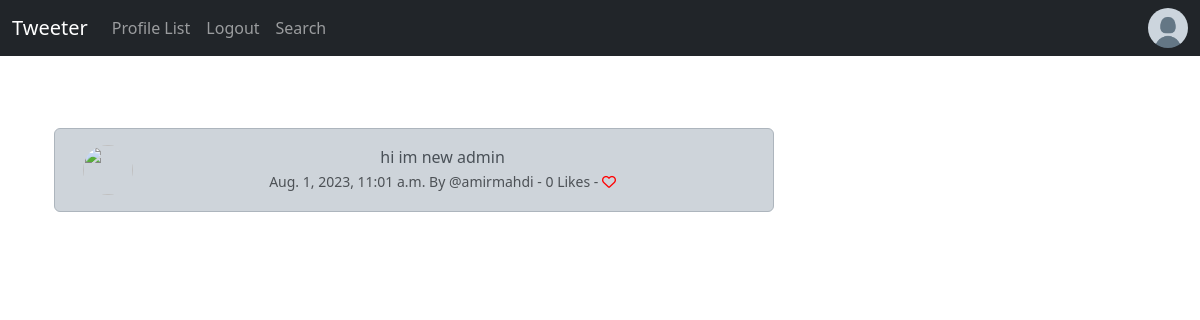
The app's page /tweet/12/ (signed in) with its own data.
### tweeter/models.py (models this page shows, shortened)
class Tweet(models.Model):
    user = models.ForeignKey(User, related_name="tweets", on_delete=models.CASCADE)
    body = models.CharField(max_length=280)
    created_at = models.DateTimeField(auto_now_add=True)
    likes = models.ManyToManyField(User, related_name="tweet_likes", blank=True)
    comments = models.ManyToManyField("Comment", related_name="tweet_comments", blank=True)
    text = models.CharField(max_length=280, default='')
    def number_of_likes(self):
        return self.likes.count()

### tweeter/views.py (the view)
# urls.py: path('tweet/<int:pk>/', TweetShowView.as_view(), name='tweet_show'),
class TweetShowView(DetailView):
    model = Tweet
    template_name = "show_tweet.html"

### tweeter/templates/show_tweet.html (shortened to what this page needs)
{% extends 'base.html' %}
{% load static %}
{% block content %}
    <div class="container text-center">
        <div class="row">
            <div class="col-8">
<br/>
        <div class="alert alert-dark" role="alert">
<div class="container">
    <div class="row">
        <div class="col-1">
            {% if Tweet.user.profile.profile_img %}
            <img src="{{ Tweet.user.rofile.profile_image.url }}"
            width="50px" height"50" class="rounded-circle ">
            {% else %}
            <img style="width: 50px; height: 50px; border-radius: 50% ;"
            src="{{ profile.profile_image.url  }}">
            {% endif %}
        </div>
        <div class="col-11">
            {{ tweet.body }}<br/>
            <small class="text-muted">
                {{ tweet.created_at}} By
                @{{tweet.user.username}}
                - {{ tweet.number_of_likes }} Likes -
                {% if user in tweet.likes.all  %}
                <a href="{% url 'tweet_like' tweet.id %}">
                 <i class="fa-solid fa-heart" style="color:red;"></i>
                </a>
                {% else %}
                <a href="{% url 'tweet_like' tweet.id %}">
                 <i class="fa fa-heart-o" style="color:red;"></i>
                </a>
                {% endif %}
            </small>
        </div><br/><br/>
            </div>
        </div>
    </div>
</div>
<div class="col-4">
    <br/><br/><br/>
</div>
{% endblock %}

### records on screen
Tweet: body "hi im new admin", created_at "Aug. 1, 2023, 11:01 a.m.", user.username "amirmahdi", number_of_likes "0"
